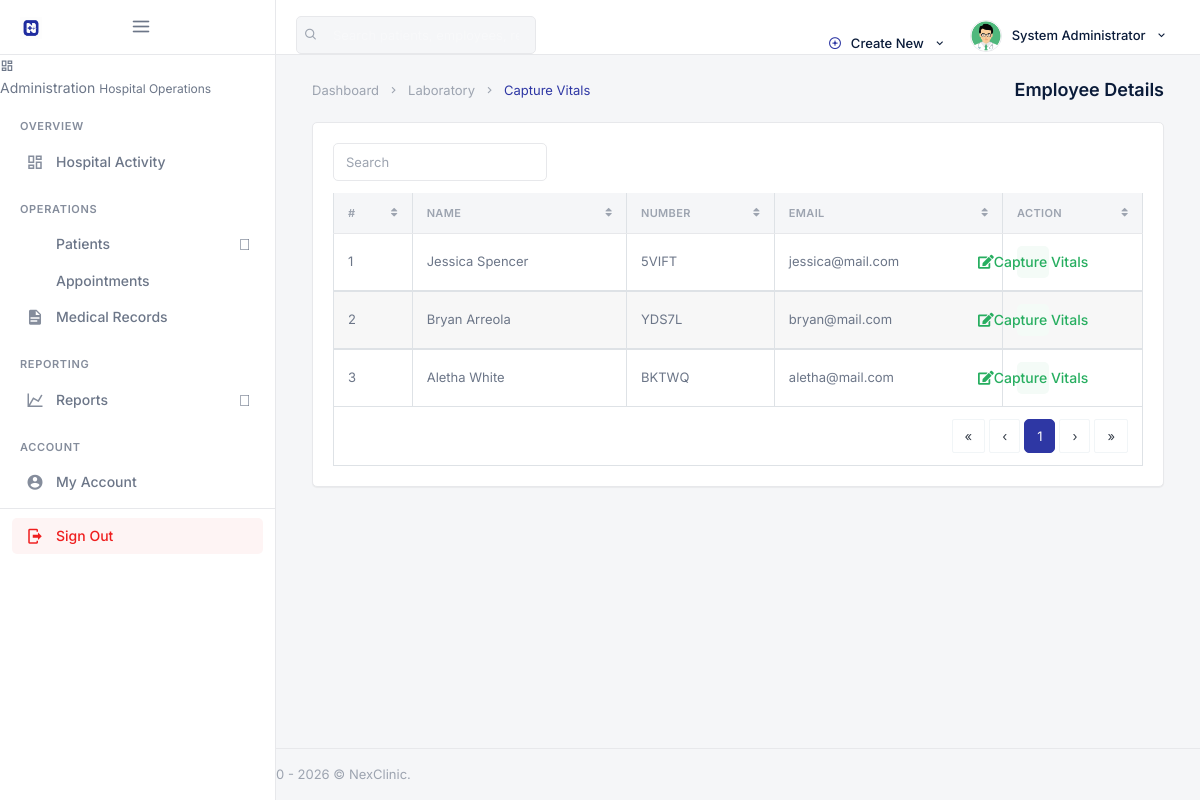
Screenshot of /backend/admin/laboratory/his_admin_employee_lab_vitals.php (signed in) with the database file from the repository.
### tables this page shows
CREATE TABLE `his_admin` (
  `ad_id` int(20) NOT NULL,
  `ad_fname` varchar(200) DEFAULT NULL,
  `ad_lname` varchar(200) DEFAULT NULL,
  `ad_email` varchar(200) DEFAULT NULL,
  `ad_pwd` varchar(200) DEFAULT NULL,
  `ad_dpic` varchar(200) DEFAULT NULL
);

CREATE TABLE `his_docs` (
  `doc_id` int(20) NOT NULL,
  `doc_fname` varchar(200) DEFAULT NULL,
  `doc_lname` varchar(200) DEFAULT NULL,
  `doc_email` varchar(200) DEFAULT NULL,
  `doc_pwd` varchar(200) DEFAULT NULL,
  `doc_dept` varchar(200) DEFAULT NULL,
  `doc_number` varchar(200) DEFAULT NULL,
  `doc_dpic` varchar(200) DEFAULT NULL
);

### backend/assets/inc/nex_paths.php (called while the page is built, shortened)
<?php
function nex_admin_base() {
    return isset($GLOBALS['nex_admin_base']) ? (string) $GLOBALS['nex_admin_base'] : '';
}
function nex_admin_url($path) {
    $path = ltrim((string) $path, '/');
    return nex_admin_base() . $path;
}

### backend/security.php (called while the page is built, shortened)
<?php
function escape_output($string) {
    return htmlspecialchars((string) $string, ENT_QUOTES, 'UTF-8');
}

### backend/admin/laboratory/his_admin_employee_lab_vitals.php (the view, shortened to what this page needs)
<?php
require __DIR__ . '/../_init.php';
?>
<!DOCTYPE html>
<html lang="en">
<?php include __DIR__ . '/../assets/inc/head.php';?>
    <body>
        <div id="wrapper">
                <?php include __DIR__ . '/../assets/inc/nav.php';?>
                <?php include __DIR__ . '/../assets/inc/sidebar.php';?>
            <div class="content-page">
                <div class="content">
                    <div class="container-fluid">
                        <div class="row">
                            <div class="col-12">
                                <div class="page-title-box">
                                    <div class="page-title-right">
                                        <ol class="breadcrumb m-0">
                                            <li class="breadcrumb-item"><a href="javascript: void(0);">Dashboard</a></li>
                                            <li class="breadcrumb-item"><a href="javascript: void(0);">Laboratory</a></li>
                                            <li class="breadcrumb-item active">Capture Vitals</li>
                                        </ol>
                                    </div>
                                    <h4 class="page-title">Employee Details</h4>
                                </div>
                            </div>
                        </div>
                        <div class="row">
                            <div class="col-12">
                                <div class="card-box">
                                    <div class="mb-2">
                                        <div class="row">
                                            <div class="col-12 text-sm-center form-inline" >
                                                <div class="form-group">
                                                    <input id="demo-foo-search" type="text" placeholder="Search" class="form-control form-control-sm" autocomplete="on">
                                                </div>
                                            </div>
                                        </div>
                                    </div>
                                    <div class="table-responsive">
                                        <table id="demo-foo-filtering" class="table table-bordered toggle-circle mb-0" data-page-size="7">
                                            <thead>
                                            <tr>
                                                <th>#</th>
                                                <th data-toggle="true">Name</th>
                                                <th data-hide="phone">Number</th>
                                                <th data-hide="phone">Email</th>
                                                <th data-hide="phone">Action</th>
                                            </tr>
                                            </thead>
                                            <?php
                                                $ret="SELECT * FROM  his_docs ORDER BY RAND() ";
                                                $stmt= $mysqli->prepare($ret) ;
                                                $stmt->execute() ;
                                                $res=$stmt->get_result();
                                                $cnt=1;
                                                while($row=$res->fetch_object())
                                                {
                                            ?>
                                                <tbody>
                                                <tr>
                                                    <td><?php echo $cnt;?></td>
                                                    <td><?php echo escape_output($row->doc_fname);?> <?php echo escape_output($row->doc_lname);?></td>
                                                    <td><?php echo escape_output($row->doc_number);?></td>
                                                    <td><?php echo escape_output($row->doc_email);?></td>
                                                    <td><a href="his_admin_add_single_employee_vitals.php?doc_number=<?php echo escape_output($row->doc_number);?>" class="badge badge-success"><i class="fas fa-edit"></i> Capture Vitals</a></td>
                                                </tr>
                                                </tbody>
                                            <?php  $cnt = $cnt +1 ; }?>
                                            <tfoot>
                                            <tr class="active">
                                                <td colspan="8">
                                                    <div class="text-right">
                                                        <ul class="pagination pagination-rounded justify-content-end footable-pagination m-t-10 mb-0"></ul>
                                                    </div>
                                                </td>
                                            </tr>
                                            </tfoot>
                                        </table>
                                    </div>
                                </div>
                            </div>
                        </div>
                    </div>
                </div>
                 <?php include __DIR__ . '/../assets/inc/footer.php';?>
            </div>
        </div>
    </body>
</html>

### backend/admin/assets/inc/nav.php (shortened to what this page needs)
<?php
    $aid=$_SESSION['ad_id'];
    $ret="select * from his_admin where ad_id=?";
    $stmt= $mysqli->prepare($ret);
    $stmt->bind_param('i',$aid);
    $stmt->execute();
    $res=$stmt->get_result();
    while($row=$res->fetch_object())
    {
?>
    <div class="navbar-custom">
        <ul class="list-unstyled topnav-menu topnav-menu-left m-0">
            <li class="d-none d-lg-block">
                <form class="app-search" autocomplete="off">
                    <div class="app-search-box">
                        <button class="btn" type="button"><i class="fe-search"></i></button>
                        <input type="text" class="form-control" placeholder="Search patients, employees, records…">
                    </div>
                </form>
            </li>
        </ul>
        <div class="logo-box bg-black">
            <a href="<?php echo escape_output(nex_admin_url('his_admin_dashboard.php')); ?>" class="logo text-center">
                <span class="logo-lg">
                    <img src="<?php echo escape_output(nex_admin_url('assets/images/logo-dark.png')); ?>" alt="NexClinic" height="22">
                    <span class="ml-1 text-white font-weight-bold" style="font-size:14px;letter-spacing:-0.02em;">NexClinic</span>
                </span>
            </a>
            <button class="button-menu-mobile">
                <i class="fe-menu"></i>
            </button>
        </div>
        <ul class="list-unstyled topnav-menu float-right mb-0">
            <li class="dropdown notification-list d-none d-lg-block">
                <a class="nav-link dropdown-toggle waves-effect waves-light" data-toggle="dropdown" href="#" role="button" aria-haspopup="false" aria-expanded="false">
                    <i class="fe-plus-circle mr-1" style="color: var(--hms-primary);"></i>
                    Create New
                    <i class="mdi mdi-chevron-down ml-1"></i>
                </a>
            </li>
            <li class="dropdown notification-list">
                <a class="nav-link dropdown-toggle nav-user mr-0 waves-effect waves-light" data-toggle="dropdown" href="#" role="button" aria-haspopup="false" aria-expanded="false">
                    <img src="<?php echo escape_output(nex_admin_url('assets/images/users/' . $row->ad_dpic)); ?>" alt="User" class="rounded-circle">
                    <span class="pro-user-name ml-1 d-none d-lg-inline">
                        <?php echo escape_output($row->ad_fname); ?> <?php echo escape_output($row->ad_lname); ?>
                        <i class="mdi mdi-chevron-down ml-1"></i>
                    </span>
                </a>
            </li>
        </ul>
    </div>
<?php }?>

### rows the page displays
his_admin: ad_dpic (picture), ad_fname "System", ad_lname "Administrator"
his_docs: doc_fname "Jessica", doc_lname "Spencer", doc_number "5VIFT", doc_email "jessica@mail.com"
his_docs: doc_fname "Bryan", doc_lname "Arreola", doc_number "YDS7L", doc_email "bryan@mail.com"
his_docs: doc_fname "Aletha", doc_lname "White", doc_number "BKTWQ", doc_email "aletha@mail.com"

### other values shown
escape_output($nex_ws_meta['label']) "Administration"
escape_output($nex_ws_meta['tagline']) "Hospital Operations"
escape_output($section['title']) "OVERVIEW"
escape_output($item['label']) "Hospital Activity"
escape_output($section['title']) "OPERATIONS"
escape_output($item['label']) "Patients"
escape_output($item['label']) "Appointments"
escape_output($item['label']) "Medical Records"
escape_output($section['title']) "REPORTING"
escape_output($item['label']) "Reports"
escape_output($section['title']) "ACCOUNT"
escape_output($item['label']) "My Account"
